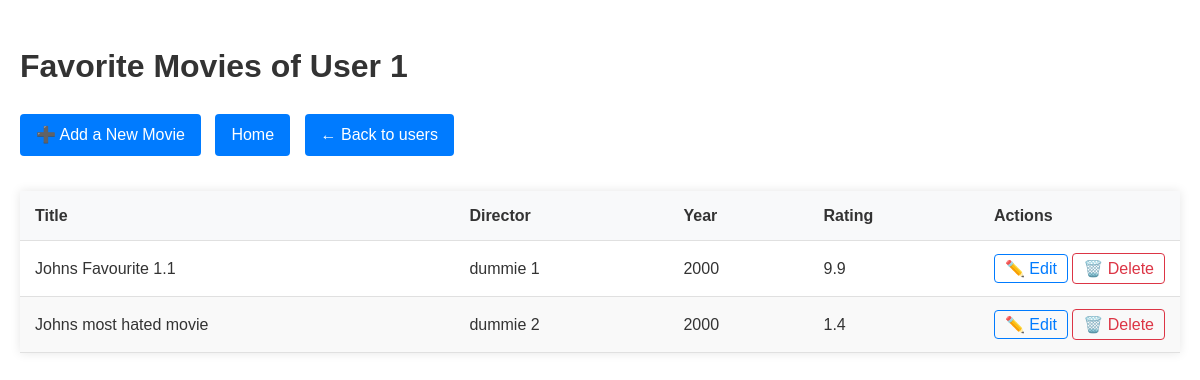
The page /user/1 on the database as committed earlier.
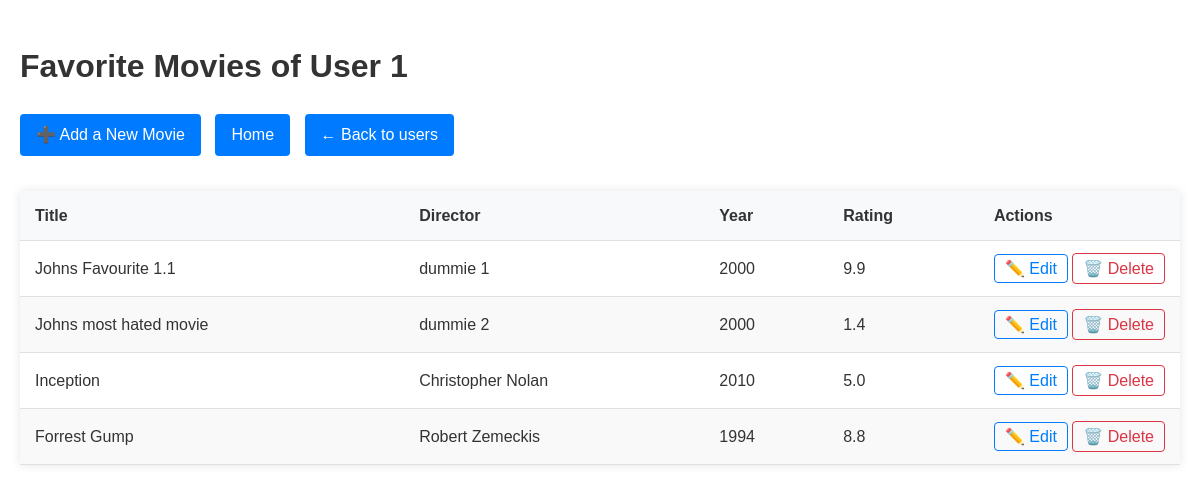
The same page on the database as committed later.
### models.py (models this page shows)
class Movie(Base):
    __tablename__ = "movies"
    id = Column(Integer, primary_key=True)
    user_id = Column(Integer, ForeignKey("users.id"))
    title = Column(String, nullable=False)
    director = Column(String)
    writer = Column(String)
    actors = Column(String)
    year = Column(Integer)
    rating = Column(Float, CheckConstraint('rating >= 0 AND rating <= 10'))
    genre = Column(String)
    runtime = Column(String)
    plot = Column(Text)
    comment = Column(Text)
    user = relationship("User", back_populates="movies")

### app.py (the view)
@app.route("/user/<int:user_id>")
def user_movies(user_id):
    user = data_manager.get_user_by_id(user_id)
    movies = data_manager.get_user_movies(user_id)
    return render_template("movie_list.html", user_id=user_id, movies=movies)

### data_manager/sqlite_data_manager.py (called while the page is built)
    def get_user_movies(self, user_id):
        session = self.Session()
        try:
            user = session.query(User).filter_by(id=user_id).first()
            if user:
                return user.movies
            return []
        finally:
            session.close()

    def get_user_by_id(self, user_id):
        session = self.Session()
        try:
            return session.query(User).filter_by(id=user_id).first()
        finally:
            session.close()

### templates/movie_list.html (shortened to what this page needs)
<!DOCTYPE html>
<html lang="en">
<head>
    <link rel="stylesheet" href="{{ url_for('static', filename='styles.css') }}">
</head>
<body>
{% extends "base.html" %}
{% block content %}
  <h1>Favorite Movies of User {{ user_id }}</h1>
  <div class="table-controls">
    <a href="{{ url_for('add_movie', user_id=user_id) }}" class="btn">➕ Add a New Movie</a>
    <a href="{{ url_for('home') }}" class="btn">Home</a>
    <a href="{{ url_for('list_users') }}" class="btn">← Back to users</a>
  </div>
  <div class="table-container">
    <table>
      <thead>
        <tr>
          <th>Title</th>
          <th>Director</th>
          <th>Year</th>
          <th>Rating</th>
          <th class="actions">Actions</th>
        </tr>
      </thead>
      <tbody>
        {% for movie in movies %}
          <tr>
            <td data-label="Title">{{ movie.title }}</td>
            <td data-label="Director">{{ movie.director or '-' }}</td>
            <td data-label="Year">{{ movie.year or '-' }}</td>
            <td data-label="Rating">{{ "%.1f"|format(movie.rating) if movie.rating else '-' }}</td>
            <td data-label="Actions" class="actions">
              <a href="{{ url_for('update_movie', user_id=user_id, movie_id=movie.id) }}" class="edit-btn">✏️ Edit</a>
               <form action="{{ url_for('delete_movie', user_id=user_id, movie_id=movie.id) }}" method="POST" style="display: inline;">
                 <button type="submit" class="delete-btn">🗑️ Delete</button>
                </form>
            </td>
          </tr>
        {% endfor %}
      </tbody>
    </table>
  </div>
{% endblock %}

### templates/base.html (shortened to what this page needs)
<!DOCTYPE html>
<html lang="en">
<head>
    <link rel="stylesheet" href="{{ url_for('static', filename='styles.css') }}">
</head>
<body>
    {% block content %}{% endblock %}
</body>
</html>

### static/styles.css (style rules this page uses)
body { font-family: Arial, sans-serif; line-height: 1.6; margin: 0; padding: 20px; color: #333; }
.table-container { overflow-x: auto; margin: 20px 0; max-width: 1200px; margin-left: auto; margin-right: auto; box-shadow: 0 0 10px rgba(0,0,0,0.1); }
table { width: 100%; border-collapse: collapse; min-width: 600px; }
th, td { padding: 12px 15px; text-align: left; border-bottom: 1px solid #e0e0e0; }
th { background-color: #f8f9fa; font-weight: 600; color: #333; position: sticky; top: 0; }
tr:nth-child(even) { background-color: #f9f9f9; }
.actions { white-space: nowrap; width: 120px; }
.btn { display: inline-block; padding: 8px 16px; background-color: #007bff; color: white; text-decoration: none; border-radius: 4px; margin-right: 10px; margin-bottom: 15px; transition: all 0.3s; }
.edit-btn { color: #007bff; text-decoration: none; padding: 5px 10px; border: 1px solid #007bff; border-radius: 4px; transition: all 0.3s; }
.delete-btn { color: #dc3545; background: none; border: 1px solid #dc3545; border-radius: 4px; padding: 5px 10px; cursor: pointer; transition: all 0.3s; font-family: inherit; font-size: inherit; }

Rows that differ between the two databases and show on the page:
added Movie: title "Inception", director "Christopher Nolan", year "2010", rating "5.0"
added Movie: title "Forrest Gump", director "Robert Zemeckis", year "1994", rating "8.8"
